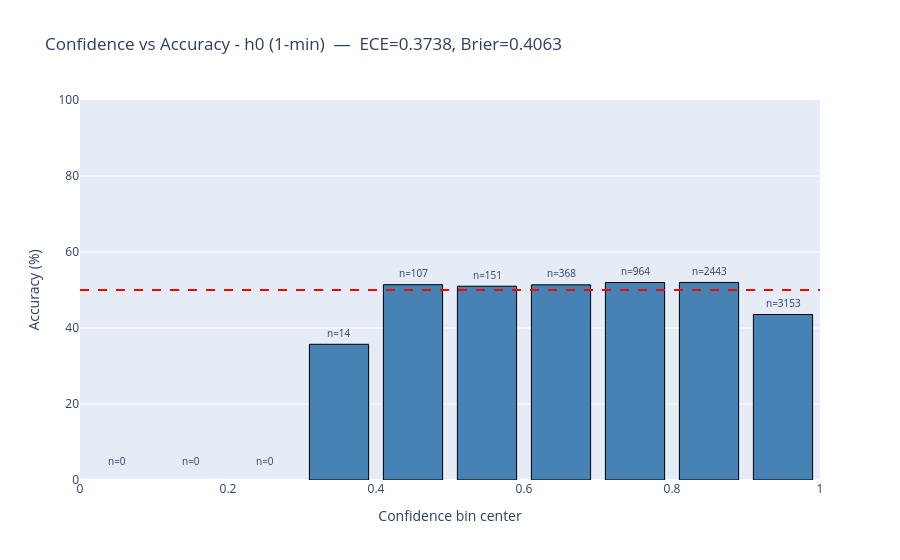
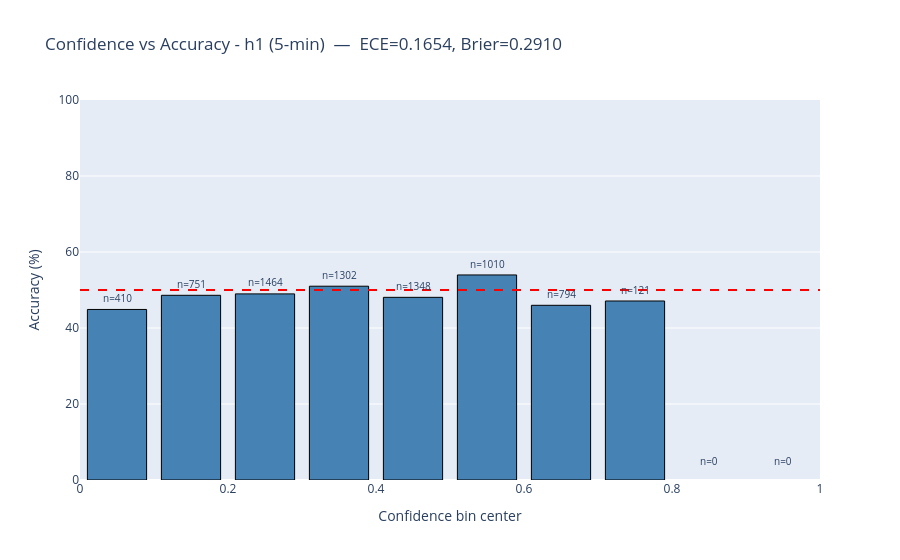
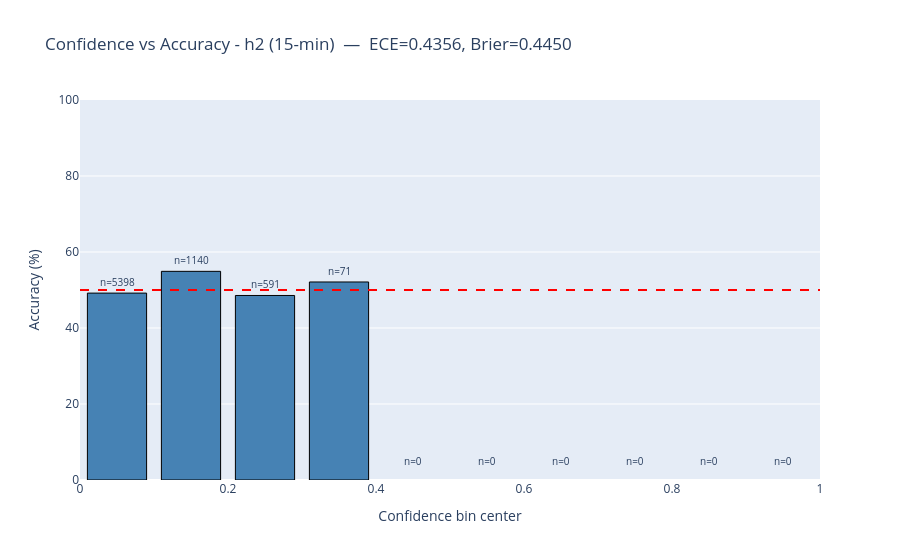

Notebook code cell kept with these figures, in order:
### Code cell
# ========================================================================
# IMPROVED: Confidence-Accuracy (per-horizon) + ECE (inclusive last bin)
# - Shows sample counts per bin, flags low-count bins, computes numeric ECE
# - Uses Plotly for interactive visualization and annotations
# ========================================================================

import plotly.graph_objects as go


def compute_ece(conf_vals, correct, n_bins=10):
    conf_vals = np.clip(conf_vals, 0.0, 1.0)
    n = len(conf_vals)
    if n == 0:
        return np.nan
    ece_val = 0.0
    for i in range(n_bins):
        lb = i / n_bins
        ub = 1.0 if i == n_bins - 1 else (i + 1) / n_bins
        if i == n_bins - 1:
            mask = (conf_vals >= lb) & (conf_vals <= ub)
        else:
            mask = (conf_vals >= lb) & (conf_vals < ub)
        cnt = mask.sum()
        if cnt == 0:
            continue
        bin_acc = correct[mask].mean()
        bin_conf = conf_vals[mask].mean()
        ece_val += (cnt / n) * abs(bin_acc - bin_conf)
    return float(ece_val)

print('\n[ENHANCED] Confidence-Accuracy + ECE per horizon:')
for h_label, conf_vals, true_dir, pred_dir in [
    ("h0 (1-min)", conf_h0, true_dir_h0, pred_dir_h0),
    ("h1 (5-min)", conf_h1, true_dir_h1, pred_dir_h1),
    ("h2 (15-min)", conf_h2, true_dir_h2, pred_dir_h2),
]:
    conf_vals = np.clip(conf_vals, 0.0, 1.0)
    correct = (true_dir == pred_dir).astype(float)

    conf_bins = np.linspace(0, 1, 11)
    centers = (conf_bins[:-1] + conf_bins[1:]) / 2

    accs = []
    counts = []
    for i in range(len(conf_bins) - 1):
        if i == len(conf_bins) - 2:
            mask = (conf_vals >= conf_bins[i]) & (conf_vals <= conf_bins[i+1])
        else:
            mask = (conf_vals >= conf_bins[i]) & (conf_vals < conf_bins[i+1])
        cnt = int(mask.sum())
        counts.append(cnt)
        accs.append(correct[mask].mean() * 100 if cnt > 0 else np.nan)

    ece_val = compute_ece(conf_vals, correct, n_bins=10)
    brier = np.mean((conf_vals - correct) ** 2) if len(conf_vals) > 0 else np.nan

    # Build interactive bar chart with annotations
    colors = ['lightgray' if c > 0 and c < 10 else 'steelblue' if c > 0 else 'whitesmoke' for c in counts]
    fig = go.Figure()
    fig.add_trace(go.Bar(x=centers, y=accs, width=0.08, marker_color=colors, marker_line_color='black', marker_line_width=1))

    for x, y, c in zip(centers, accs, counts):
        label_y = 5 if np.isnan(y) else min(y + 3, 95)
        fig.add_annotation(x=x, y=label_y, text=f"n={c}", showarrow=False, font=dict(size=10))

    fig.add_hline(y=50, line_dash='dash', line_color='red')
    fig.update_layout(title=f"Confidence vs Accuracy - {h_label}  —  ECE={ece_val:.4f}, Brier={brier:.4f}",
                      xaxis=dict(title='Confidence bin center'),
                      yaxis=dict(title='Accuracy (%)', range=[0, 100]))
    fig.show()

print('\nDone: enhanced confidence-accuracy plots and ECE metrics (inclusive last bin).')

### Figure 1 — Plotly figure (JSON) as saved in the notebook; plotly's stock layout.template omitted (floating-point values rounded to 4 significant figures)
{"data": [{"marker": {"color": ["whitesmoke", "whitesmoke", "whitesmoke", "steelblue", "steelblue", "steelblue", "steelblue", "steelblue", "steelblue", "steelblue"], "line": {"color": "black", "width": 1}}, "type": "bar", "width": 0.08, "x": [0.05, 0.15, 0.25, 0.35, 0.45, 0.55, 0.65, 0.75, 0.85, 0.95], "y": [null, null, null, 35.71, 51.4, 50.99, 51.36, 51.97, 51.99, 43.55]}], "layout": {"annotations": [{"font": {"size": 10}, "showarrow": false, "text": "n=0", "x": 0.05, "y": 5}, {"font": {"size": 10}, "showarrow": false, "text": "n=0", "x": 0.15, "y": 5}, {"font": {"size": 10}, "showarrow": false, "text": "n=0", "x": 0.25, "y": 5}, {"font": {"size": 10}, "showarrow": false, "text": "n=14", "x": 0.35, "y": 38.71}, {"font": {"size": 10}, "showarrow": false, "text": "n=107", "x": 0.45, "y": 54.4}, {"font": {"size": 10}, "showarrow": false, "text": "n=151", "x": 0.55, "y": 53.99}, {"font": {"size": 10}, "showarrow": false, "text": "n=368", "x": 0.65, "y": 54.36}, {"font": {"size": 10}, "showarrow": false, "text": "n=964", "x": 0.75, "y": 54.97}, {"font": {"size": 10}, "showarrow": false, "text": "n=2443", "x": 0.85, "y": 54.99}, {"font": {"size": 10}, "showarrow": false, "text": "n=3153", "x": 0.95, "y": 46.55}], "shapes": [{"line": {"color": "red", "dash": "dash"}, "type": "line", "x0": 0, "x1": 1, "xref": "x domain", "y0": 50, "y1": 50, "yref": "y"}], "title": {"text": "Confidence vs Accuracy - h0 (1-min)  —  ECE=0.3738, Brier=0.4063"}, "xaxis": {"title": {"text": "Confidence bin center"}}, "yaxis": {"range": [0, 100], "title": {"text": "Accuracy (%)"}}}}

### Figure 2 — Plotly figure (JSON) as saved in the notebook; plotly's stock layout.template omitted (floating-point values rounded to 4 significant figures)
{"data": [{"marker": {"color": ["steelblue", "steelblue", "steelblue", "steelblue", "steelblue", "steelblue", "steelblue", "steelblue", "whitesmoke", "whitesmoke"], "line": {"color": "black", "width": 1}}, "type": "bar", "width": 0.08, "x": [0.05, 0.15, 0.25, 0.35, 0.45, 0.55, 0.65, 0.75, 0.85, 0.95], "y": [44.88, 48.6, 48.98, 51.0, 48.07, 53.96, 45.97, 47.11, null, null]}], "layout": {"annotations": [{"font": {"size": 10}, "showarrow": false, "text": "n=410", "x": 0.05, "y": 47.88}, {"font": {"size": 10}, "showarrow": false, "text": "n=751", "x": 0.15, "y": 51.6}, {"font": {"size": 10}, "showarrow": false, "text": "n=1464", "x": 0.25, "y": 51.98}, {"font": {"size": 10}, "showarrow": false, "text": "n=1302", "x": 0.35, "y": 54.0}, {"font": {"size": 10}, "showarrow": false, "text": "n=1348", "x": 0.45, "y": 51.07}, {"font": {"size": 10}, "showarrow": false, "text": "n=1010", "x": 0.55, "y": 56.96}, {"font": {"size": 10}, "showarrow": false, "text": "n=794", "x": 0.65, "y": 48.97}, {"font": {"size": 10}, "showarrow": false, "text": "n=121", "x": 0.75, "y": 50.11}, {"font": {"size": 10}, "showarrow": false, "text": "n=0", "x": 0.85, "y": 5}, {"font": {"size": 10}, "showarrow": false, "text": "n=0", "x": 0.95, "y": 5}], "shapes": [{"line": {"color": "red", "dash": "dash"}, "type": "line", "x0": 0, "x1": 1, "xref": "x domain", "y0": 50, "y1": 50, "yref": "y"}], "title": {"text": "Confidence vs Accuracy - h1 (5-min)  —  ECE=0.1654, Brier=0.2910"}, "xaxis": {"title": {"text": "Confidence bin center"}}, "yaxis": {"range": [0, 100], "title": {"text": "Accuracy (%)"}}}}

### Figure 3 — Plotly figure (JSON) as saved in the notebook; plotly's stock layout.template omitted (floating-point values rounded to 4 significant figures)
{"data": [{"marker": {"color": ["steelblue", "steelblue", "steelblue", "steelblue", "whitesmoke", "whitesmoke", "whitesmoke", "whitesmoke", "whitesmoke", "whitesmoke"], "line": {"color": "black", "width": 1}}, "type": "bar", "width": 0.08, "x": [0.05, 0.15, 0.25, 0.35, 0.45, 0.55, 0.65, 0.75, 0.85, 0.95], "y": [49.18, 54.91, 48.56, 52.11, null, null, null, null, null, null]}], "layout": {"annotations": [{"font": {"size": 10}, "showarrow": false, "text": "n=5398", "x": 0.05, "y": 52.18}, {"font": {"size": 10}, "showarrow": false, "text": "n=1140", "x": 0.15, "y": 57.91}, {"font": {"size": 10}, "showarrow": false, "text": "n=591", "x": 0.25, "y": 51.56}, {"font": {"size": 10}, "showarrow": false, "text": "n=71", "x": 0.35, "y": 55.11}, {"font": {"size": 10}, "showarrow": false, "text": "n=0", "x": 0.45, "y": 5}, {"font": {"size": 10}, "showarrow": false, "text": "n=0", "x": 0.55, "y": 5}, {"font": {"size": 10}, "showarrow": false, "text": "n=0", "x": 0.65, "y": 5}, {"font": {"size": 10}, "showarrow": false, "text": "n=0", "x": 0.75, "y": 5}, {"font": {"size": 10}, "showarrow": false, "text": "n=0", "x": 0.85, "y": 5}, {"font": {"size": 10}, "showarrow": false, "text": "n=0", "x": 0.95, "y": 5}], "shapes": [{"line": {"color": "red", "dash": "dash"}, "type": "line", "x0": 0, "x1": 1, "xref": "x domain", "y0": 50, "y1": 50, "yref": "y"}], "title": {"text": "Confidence vs Accuracy - h2 (15-min)  —  ECE=0.4356, Brier=0.4450"}, "xaxis": {"title": {"text": "Confidence bin center"}}, "yaxis": {"range": [0, 100], "title": {"text": "Accuracy (%)"}}}}
